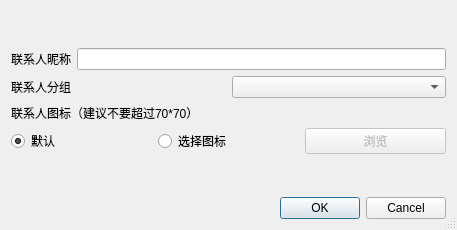
<?xml version="1.0" encoding="UTF-8"?>
<ui version="4.0">
 <class>Dialog</class>
 <widget class="QDialog" name="Dialog">
  <property name="geometry">
   <rect>
    <x>0</x>
    <y>0</y>
    <width>457</width>
    <height>230</height>
   </rect>
  </property>
  <property name="windowTitle">
   <string>学点编程吧--新增联系人</string>
  </property>
  <property name="windowIcon">
   <iconset>
    <normaloff>res/logo.ico</normaloff>res/logo.ico</iconset>
  </property>
  <property name="whatsThis">
   <string>新增联系人</string>
  </property>
  <property name="sizeGripEnabled">
   <bool>true</bool>
  </property>
  <layout class="QVBoxLayout" name="verticalLayout_2">
   <item>
    <spacer name="verticalSpacer_2">
     <property name="orientation">
      <enum>Qt::Vertical</enum>
     </property>
     <property name="sizeHint" stdset="0">
      <size>
       <width>20</width>
       <height>9</height>
      </size>
     </property>
    </spacer>
   </item>
   <item>
    <layout class="QHBoxLayout" name="horizontalLayout">
     <item>
      <widget class="QLabel" name="label">
       <property name="text">
        <string>联系人昵称</string>
       </property>
      </widget>
     </item>
     <item>
      <widget class="QLineEdit" name="lineEdit"/>
     </item>
    </layout>
   </item>
   <item>
    <layout class="QHBoxLayout" name="horizontalLayout_3">
     <item>
      <widget class="QLabel" name="label_3">
       <property name="text">
        <string>联系人分组</string>
       </property>
      </widget>
     </item>
     <item>
      <widget class="QComboBox" name="comboBox"/>
     </item>
    </layout>
   </item>
   <item>
    <layout class="QVBoxLayout" name="verticalLayout">
     <item>
      <widget class="QLabel" name="label_2">
       <property name="text">
        <string>联系人图标（建议不要超过70*70）</string>
       </property>
      </widget>
     </item>
     <item>
      <layout class="QHBoxLayout" name="horizontalLayout_2">
       <item>
        <widget class="QRadioButton" name="radioButton">
         <property name="text">
          <string>默认</string>
         </property>
         <property name="checked">
          <bool>true</bool>
         </property>
        </widget>
       </item>
       <item>
        <widget class="QRadioButton" name="radioButton_2">
         <property name="text">
          <string>选择图标</string>
         </property>
        </widget>
       </item>
       <item>
        <widget class="QPushButton" name="pushButton">
         <property name="enabled">
          <bool>false</bool>
         </property>
         <property name="text">
          <string>浏览</string>
         </property>
        </widget>
       </item>
      </layout>
     </item>
    </layout>
   </item>
   <item>
    <spacer name="verticalSpacer">
     <property name="orientation">
      <enum>Qt::Vertical</enum>
     </property>
     <property name="sizeHint" stdset="0">
      <size>
       <width>20</width>
       <height>10</height>
      </size>
     </property>
    </spacer>
   </item>
   <item>
    <widget class="QDialogButtonBox" name="buttonBox">
     <property name="standardButtons">
      <set>QDialogButtonBox::Cancel|QDialogButtonBox::Ok</set>
     </property>
    </widget>
   </item>
  </layout>
 </widget>
 <resources/>
 <connections/>
</ui>
